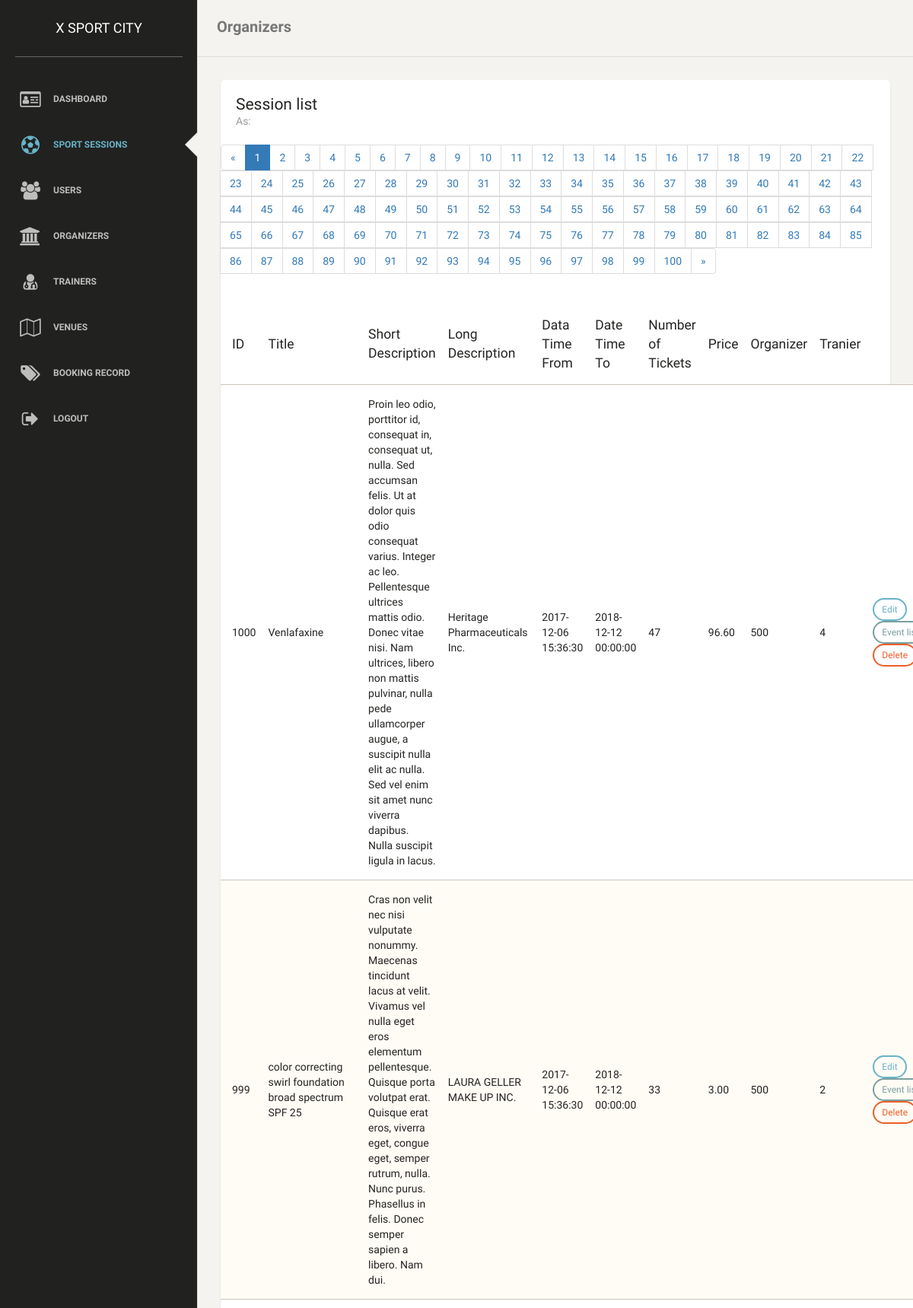
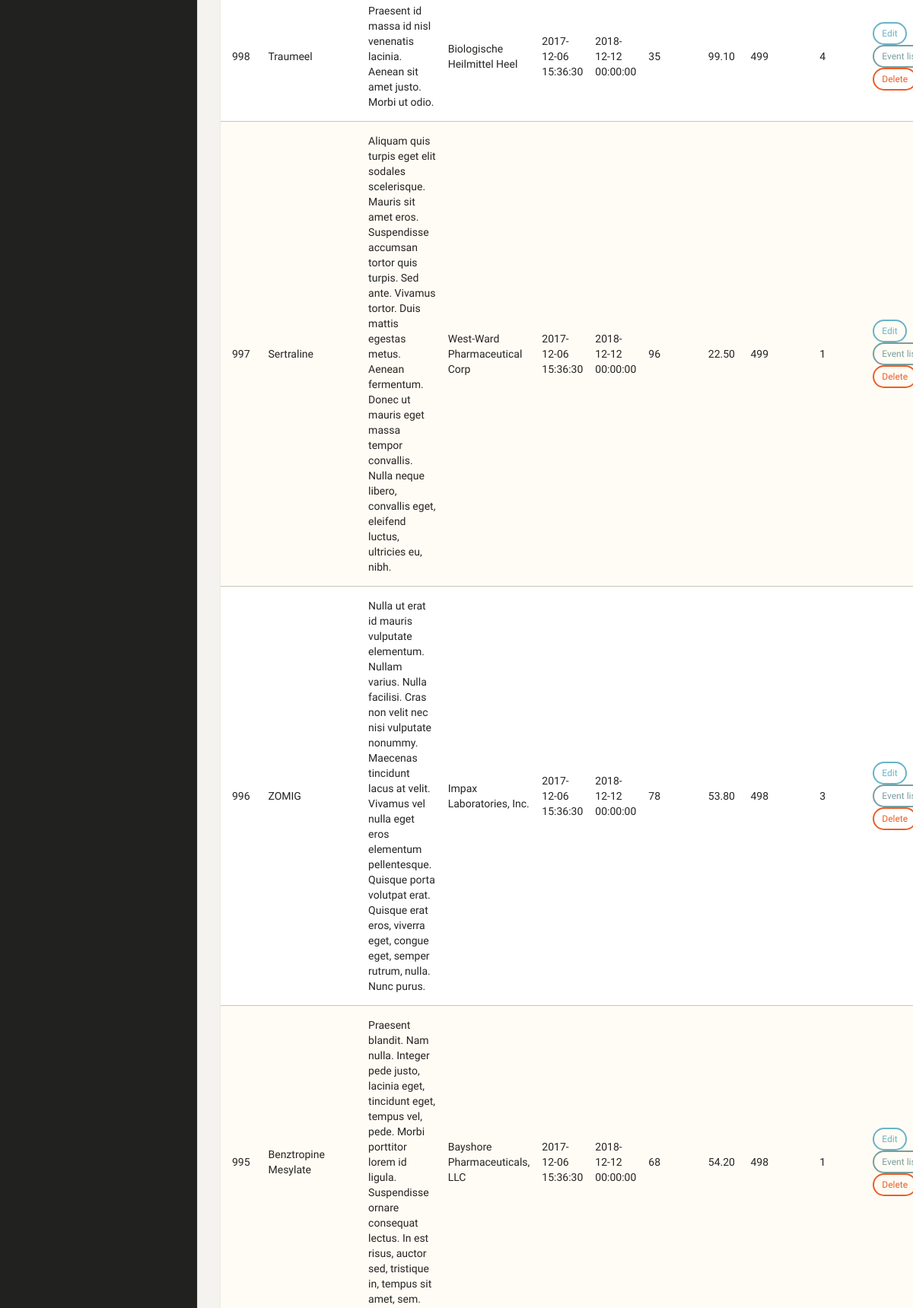
Page /index.php/admin/sport (upper part) on the committed database (2 pictures, top to bottom).
### tables this page shows
CREATE TABLE `sessions` (
  `session_id` int(11) UNSIGNED NOT NULL,
  `title` varchar(255) NOT NULL,
  `photo_url` varchar(2083) DEFAULT NULL,
  `short_description` text,
  `long_description` text,
  `datetime_from` datetime DEFAULT NULL,
  `datetime_to` datetime DEFAULT NULL,
  `tickets` int(11) DEFAULT NULL,
  `price` decimal(10,2) DEFAULT NULL,
  `organizer_id` int(11) UNSIGNED DEFAULT NULL,
  `tranier_id` int(11) UNSIGNED DEFAULT NULL,
  `venue_id` int(11) UNSIGNED DEFAULT NULL,
  `format` set('Personal Training','Group') DEFAULT NULL,
  `level` int(11) NOT NULL
);

### application/controllers/admin.php (called while the page is built, shortened)
<?php if ( ! defined('BASEPATH')) exit('No direct script access allowed');
class admin extends CI_Controller {
    public function sport(){
      $this->load->database();
      $page = isset($_GET["page"]) ? $_GET["page"] : 1;
      $results_per_page = 10;
      $start_from = ($page-1) * $results_per_page;
      $sql_string = "SELECT s.* "
          . "FROM sessions AS s "
          . "ORDER BY s.session_id DESC "
          . "LIMIT $start_from, $results_per_page";
      $sql_query = $this->db->query($sql_string);
      $result = $this->db->query("SELECT COUNT(session_id) AS total FROM sessions;");
      $row = $result->row();
      $data["total_pages"] = ceil($row->total / $results_per_page);
      $data["current_page"] = $page;
      $data["query_listing"] = $sql_query;
      $this->load->view('admin_header', $data);
      $this->load->view('admin_nav', $data);
      $this->load->view('admin_session', $data);
      $this->load->view('admin_footer', $data);
    }
}

### index.php (called while the page is built, shortened)
<?php
require_once BASEPATH.'core/CodeIgniter.php';

### application/views/admin_session.php (the view, shortened to what this page needs)
<nav class="navbar navbar-default">
    <div class="container-fluid">
        <div class="navbar-header">
            <a class="navbar-brand" href="#">Organizers</a>
        </div>
    </div>
</nav>
<div class="content">
    <div class="container-fluid">
        <div class="row">
            <div class="col-md-12">
                <div class="card">
                    <div class="header">
                        <h4 class="title">Session list</h4>
                        <p class="category">As:</p>
                    </div>
                    <ul class="pagination">
                        <li><a href="#">&laquo;</a></li>
                    <?php
                    for ($i=1; $i<=$total_pages; $i++) {
                        echo "<li";
                        if($current_page == $i){
                            echo ' class="active"';
                        }
                        echo "><a href='./user?page=".$i."'>".$i."</a></li>";
                    };
                    ?>
                        <li><a href="#">&raquo;</a></li>
                    </ul>
                    <div class="content table-responsive table-full-width">
                        <table class="table table-striped">
                            <thead>
                            <th>ID</th>
                            <th>Title</th>
                            <th>Short Description</th>
                            <th>Long Description</th>
                            <th>Data Time From</th>
                            <th>Date Time To</th>
                            <th>Number of Tickets</th>
                            <th>Price</th>
                            <th>Organizer</th>
                            <th>Tranier</th>
                            <th></th>
                            </thead>
                            <tbody>
                            <?php
                            foreach ($query_listing->result() as $row) {
                                echo '<tr>
                                <td>'.$row->session_id.'</td>
                                <td>'.$row->title.'</td>
                                <td>'.$row->short_description.'</td>
                                <td>'.$row->long_description.'</td>
                                <td>'.$row->datetime_from.'</td>
                                <td>'.$row->datetime_to.'</td>
                                <td>'.$row->tickets.'</td>
                                <td>'.$row->price.'</td>
                                <td>'.$row->organizer_id.'</td>
                                <td>'.$row->tranier_id.'</td>
                                <td>
                                <a href="./organizer_edit?id='.$row->session_id.'" class="btn btn-info btn-sm" role="button">Edit</a>
                                    <button class="btn btn-primary btn-sm">Event list</button>
                                    <button class="btn btn-danger btn-sm">Delete</button>
                                </td>
                            </tr>';
                            }
                            ?>
                            </tbody>
                        </table>
                    </div>
                </div>
            </div>
        </div>
    </div>
</div>

### rows in the picture
sessions: session_id "1000", title "Venlafaxine", short_description "Proin leo odio, porttitor id, consequat in, consequat ut, nulla. Sed accumsan felis. Ut at dolor quis odio consequat varius. Integer ac leo. Pellentesque ultrices mattis odio. Donec vitae nisi. Nam ultrices, libero non mattis pulvinar, nulla pede ullamcorper augue, a suscipit nulla elit ac nulla. Sed vel enim sit amet nunc viverra dapibus. Nulla suscipit ligula in lacus.", long_description "Heritage Pharmaceuticals Inc.", datetime_from "2017-12-06 15:36:30", datetime_to "2018-12-12 00:00:00", tickets "47", price "96.60", organizer "500", tranier "4"
sessions: session_id "999", title "color correcting swirl foundation broad spectrum SPF 25", short_description "Cras non velit nec nisi vulputate nonummy. Maecenas tincidunt lacus at velit. Vivamus vel nulla eget eros elementum pellentesque. Quisque porta volutpat erat. Quisque erat eros, viverra eget, congue eget, semper rutrum, nulla. Nunc purus. Phasellus in felis. Donec semper sapien a libero. Nam dui.", long_description "LAURA GELLER MAKE UP INC.", datetime_from "2017-12-06 15:36:30", datetime_to "2018-12-12 00:00:00", tickets "33", price "3.00", organizer "500", tranier "2"
sessions: session_id "998", title "Traumeel", short_description "Praesent id massa id nisl venenatis lacinia. Aenean sit amet justo. Morbi ut odio.", long_description "Biologische Heilmittel Heel", datetime_from "2017-12-06 15:36:30", datetime_to "2018-12-12 00:00:00", tickets "35", price "99.10", organizer "499", tranier "4"
sessions: session_id "997", title "Sertraline", short_description "Aliquam quis turpis eget elit sodales scelerisque. Mauris sit amet eros. Suspendisse accumsan tortor quis turpis. Sed ante. Vivamus tortor. Duis mattis egestas metus. Aenean fermentum. Donec ut mauris eget massa tempor convallis. Nulla neque libero, convallis eget, eleifend luctus, ultricies eu, nibh.", long_description "West-Ward Pharmaceutical Corp", datetime_from "2017-12-06 15:36:30", datetime_to "2018-12-12 00:00:00", tickets "96", price "22.50", organizer "499", tranier "1"
sessions: session_id "996", title "ZOMIG", short_description "Nulla ut erat id mauris vulputate elementum. Nullam varius. Nulla facilisi. Cras non velit nec nisi vulputate nonummy. Maecenas tincidunt lacus at velit. Vivamus vel nulla eget eros elementum pellentesque. Quisque porta volutpat erat. Quisque erat eros, viverra eget, congue eget, semper rutrum, nulla. Nunc purus.", long_description "Impax Laboratories, Inc.", datetime_from "2017-12-06 15:36:30", datetime_to "2018-12-12 00:00:00", tickets "78", price "53.80", organizer "498", tranier "3"
sessions: session_id "995", title "Benztropine Mesylate", short_description "Praesent blandit. Nam nulla. Integer pede justo, lacinia eget, tincidunt eget, tempus vel, pede. Morbi porttitor lorem id ligula. Suspendisse ornare consequat lectus. In est risus, auctor sed, tristique in, tempus sit amet, sem.", long_description "Bayshore Pharmaceuticals, LLC", datetime_from "2017-12-06 15:36:30", datetime_to "2018-12-12 00:00:00", tickets "68", price "54.20", organizer "498", tranier "1"
